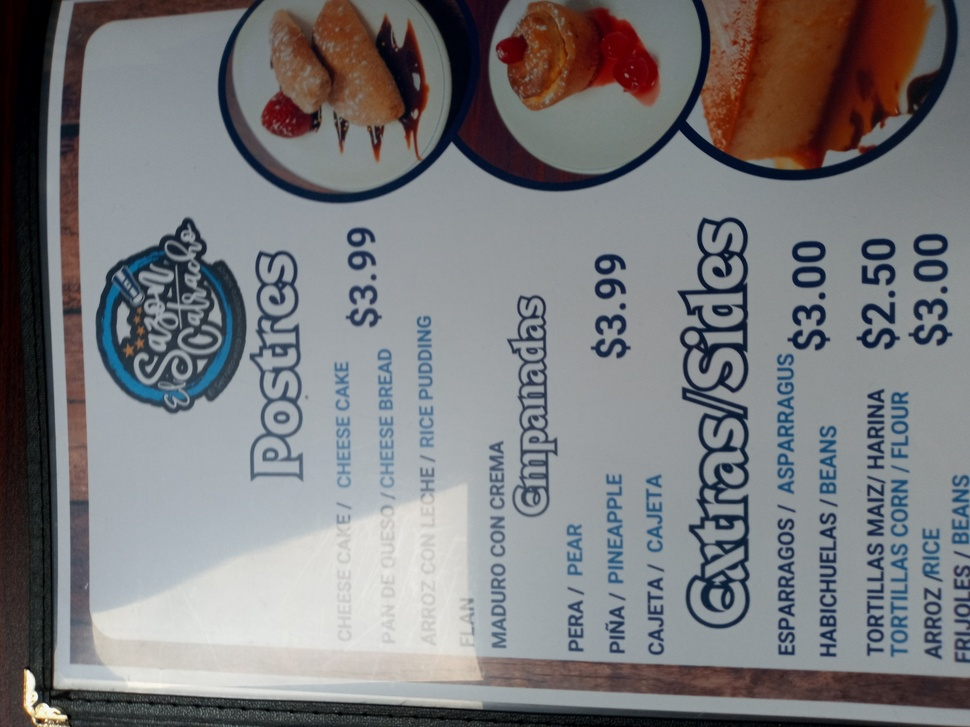
#> input picture cmd not vound/python_backend/examples/sabor-catracha/0.jpg, 970 x 727 px, shrunk from 4160 x 3120 before the run; its folder holds only this picture in this run
$ python smart_color.py
#> lines starting #> are read from the running program, lines starting #| are printed output that depends on the picture
### cmd not vound/python_backend/rgb_fox.py
# Import necessary libraries
import numpy as np
import matplotlib.pyplot as plt
from sklearn.cluster import KMeans
from sklearn.datasets import make_blobs
from PIL import Image, ImageDraw, ImageFont
from typing import Tuple, List

"""
`:,:`:,:`:,:`:,:`:,:`:,:`:,:`:,:`:,:`:,:`:,:`:,:`:,:`:,:`:,:`:,:`:,:`:,
`:,:`:,:`:,:`:,:`:,:`:,:`:,:`:,:`:,:`:,:`:,:`:,:`:,:`:,:`:,:`:,:`:,:`:,
`:,:`:,:`:,:`:,:`:,:`:,:`:,:`:,:`:,:`:,:`:,:`:,:`:,:`:,:`:,:`:,:`:,:`:,
`:,:`:,:`:,:`:,:`:,:`:,:`:,:`:,**:,:`:,:`:,:`:,:`:,:`:,:`:,:`:,:`:,:`:,
`:,:***:`:,:`:,:`:,:`:,:`:,*********`:,:`:,:`:,:`:,:`:,:`***`:,:`:,:`:,
`:,:***:`:,:`:,:`:,:`:,:`:************,:`:,:`:,:`:,:`:,:`***`:,:`:,:`:,
`:,:***:`:,:`:,:`:,:`:,:`*************,:`:,:`:,:`:,:`:,:`***`:,:`:,:`:,
`:,:`:,:`:,:`:,:`:,:`:,:`**************:`:,:`:,:`:,:`:,:`***`:,:`:,:`:,
`:,:`:,:`:,:`:,:`:,:`:,:*****:,**:*****:`:,:`:,:`:,:`:,:`***`:,:`:,:`:,
`:,:`:,:`:,:`:,:`:,:`:,:****`:,**:,****:`:,:`:,:`:,:`:,:`***`:,:`:,:`:,
`:,:***:`:,:`:,:`:,:`:,:****`:,**:,:`:,:`:,:`:,:`:,:`:,:`***`********:,
`:,:***:`:,:`:,:`:,:`:,:*****:,**:,:`:,:`:,:`:,:`:,:`:,:`*************,
`:,:***:`:,:`:,:`:,:`:,:`********:,:`:,:`:,:`:,:`:,:`:,:`**************
`:,:***:`:,:`:,:`:,:`:,:`*********,:`:,:`:,:`:,:`:,:`:,:`**************
`:,:***:`:,:`:,:`:,:`:,:`:**********`:,:`:,:`:,:`:,:`:,:`*****,:`:,****
`:,:***:`:,:`:,:`:,:`:,:`:,***********,:`:,:`:,:`:,:`:,:`****:,:`:,****
`:,:***:`:,:`:,:`:,:`:,:`:,:`**********:`:,:`:,:`:,:`:,:`****:,:`:,****
`:,:***:`:,:`:,:`:,:`:,:`:,:`:,********:`:,:`:,:`:,:`:,:`****:,:`:,****
`:,:***:`:,:`:,:`:,:`:,:`:,:`:,**:,*****`:,:`:,:`:,:`:,:`***`:,:`:,****
`:,:***:`:,:`:,:`:,:`:,:`:,:`:,**:,:****`:,:`:,:`:,:`:,:`***`:,:`:,****
`:,:***:`:,:`:,:`:,:`:,:****`:,**:,:****`:,:`:,:`:,:`:,:`***`:,:`:,****
`:,:***:`:,:`:,:`:,:`:,:****`:,**:,:****`:,:`:,:`:,:`:,:`***`:,:`:,****
`:,:***:`:,:`:,:`:,:`:,:*****:,**:,*****`:,:`:,:`:,:`:,:`***`:,:`:,****
`:,:***:`:,:`:,:`:,:`:,:***************:`:,:`:,:`:,:`:,:`***`:,:`:,****
`:,:***:`:,:`:,:`:,:`:,:`**************:`:,:`:,:`:,:`:,:`***`:,:`:,****
`:,:***:`:,:`:,:`:,:`:,:`:************,:`:,:`:,:`:,:`:,:`***`:,:`:,****
`:,:***:`:,:`:,:`:,:`:,:`:,**********:,:`:,:`:,:`:,:`:,:`***`:,:`:,****
`:,:***:`:,:`:,:`:,:`:,:`:,:`:,**:,:`:,:`:,:`:,:`:,:`:,:`:,:`:,:`:,:`:,
`:,****:`:,:`:,:`:,:`:,:`:,:`:,**:,:`:,:`:,:`:,:`:,:`:,:`:,:`:,:`:,:`:,
`:*****:`:,:`:,:`:,:`:,:`:,:`:,**:,:`:,:`:,:`:,:`:,:`:,:`:,:`:,:`:,:`:,
*******:`:,:`:,:`:,:`:,:`:,:`:,:`:,:`:,:`:,:`:,:`:,:`:,:`:,:`:,:`:,:`:,
*******:`:,:`:,:`:,:`:,:`:,:`:,:`:,:`:,:`:,:`:,:`:,:`:,:`:,:`:,:`:,:`:,
******,:`:,:`:,:`:,:`:,:`:,:`:,:`:,:`:,:`:,:`:,:`:,:`:,:`:,:`:,:`:,:`:,
`:,:`:,:`:,:`:,:`:,:`:,:`:,:`:,:`:,:`:,:`:,:`:,:`:,:`:,:`:,:`:,:`:,:`:,
`:,:`:,:`:,:`:,:`:,:`:,:`:,:`:,:`:,:`:,:`:,:`:,:`:,:`:,:`:,:`:,:`:,:`:,
`:,:`:,:`:,:`:,:`:,:`:,:`:,:`:,:`:,:`:,:`:,:`:,:`:,:`:,:`:,:`:,:`:,:`:,'
"""
from pri import nt

print = nt


def get_prominent_colors(image_path: str, colors: int) -> List[Tuple[int, int, int]]:
#> called with colors = 4
    px = []
    print("open")
    i = Image.open(image_path).convert("RGB")
#> i is the input picture: PIL image 970x727 RGB; mean R, G, B 122.5, 122.5, 124.9
    w, h = i.size
#> w = 970; h = 727
    print("pythonize")
    for y in range(h):
        for x in range(w):
            r, g, b = i.getpixel((x, y,))
            px.append((r, g, b,))
#> after the loop, px = 705190 items
    print("init kmeans")
    kmeans = KMeans(n_clusters=colors)
    print("fit")
    kmeans.fit(np.array(px))
    freeq = {}
    label_to_color = {}
    print("iter8 labels")
    for label, color in zip(kmeans.labels_, px):
        if not label_to_color.get(label):
            label_to_color.update({label: color})
        freeq.update({label: freeq.get(label, 0) + 1})
#> this loop made 705190 passes
#> color on passes 1 to 3: (9, 1, 0), (9, 1, 0), (8, 0, 0)
#> after the loop, freeq = {1: 166074, 3: 109414, 0: 355307, 2: 74395}; label_to_color = {1: (9, 1, 0), 3: (84, 79, 75), 0: (125, 129, 128), 2: (172, 181, 188)}
    print("freq updated. return")
    # Create list of tuples, sorted by the frequency of the color
    sorted_tup_list: List[Tuple[int, int, int]] = []
    for k_v in sorted(freeq.items(), key=lambda _kv: _kv[1]):
        print(k_v)
        color = map(int, label_to_color[k_v[0]])
        print(color)
        sorted_tup_list.append(tuple(color))
#> this loop made 4 passes
#> k_v on passes 1 to 4: (2, 74395), (3, 109414), (1, 166074), (0, 355307)
#> (printed output is left out)
#> after the loop, sorted_tup_list = [(172, 181, 188), (84, 79, 75), (9, 1, 0), (125, 129, 128)]
    # print(sorted_tup_list)
    return sorted_tup_list

### cmd not vound/python_backend/superwand.py
from PIL import Image, ImageDraw, ImageFont
from collections import Counter
import os, sys
from rgb_fox import get_prominent_colors

"""
`:,:`:,:`:,:`:,:`:,:`:,:`:,:`:,:`:,:`:,:`:,:`:,:`:,:`:,:`:,:`:,:`:,:`:,
`:,:`:,:`:,:`:,:`:,:`:,:`:,:`:,:`:,:`:,:`:,:`:,:`:,:`:,:`:,:`:,:`:,:`:,
`:,:`:,:`:,:`:,:`:,:`:,:`:,:`:,:`:,:`:,:`:,:`:,:`:,:`:,:`:,:`:,:`:,:`:,
`:,:`:,:`:,:`:,:`:,:`:,:`:,:`:,**:,:`:,:`:,:`:,:`:,:`:,:`:,:`:,:`:,:`:,
`:,:***:`:,:`:,:`:,:`:,:`:,*********`:,:`:,:`:,:`:,:`:,:`***`:,:`:,:`:,
`:,:***:`:,:`:,:`:,:`:,:`:************,:`:,:`:,:`:,:`:,:`***`:,:`:,:`:,
`:,:***:`:,:`:,:`:,:`:,:`*************,:`:,:`:,:`:,:`:,:`***`:,:`:,:`:,
`:,:`:,:`:,:`:,:`:,:`:,:`**************:`:,:`:,:`:,:`:,:`***`:,:`:,:`:,
`:,:`:,:`:,:`:,:`:,:`:,:*****:,**:*****:`:,:`:,:`:,:`:,:`***`:,:`:,:`:,
`:,:`:,:`:,:`:,:`:,:`:,:****`:,**:,****:`:,:`:,:`:,:`:,:`***`:,:`:,:`:,
`:,:***:`:,:`:,:`:,:`:,:****`:,**:,:`:,:`:,:`:,:`:,:`:,:`***`********:,
`:,:***:`:,:`:,:`:,:`:,:*****:,**:,:`:,:`:,:`:,:`:,:`:,:`*************,
`:,:***:`:,:`:,:`:,:`:,:`********:,:`:,:`:,:`:,:`:,:`:,:`**************
`:,:***:`:,:`:,:`:,:`:,:`*********,:`:,:`:,:`:,:`:,:`:,:`**************
`:,:***:`:,:`:,:`:,:`:,:`:**********`:,:`:,:`:,:`:,:`:,:`*****,:`:,****
`:,:***:`:,:`:,:`:,:`:,:`:,***********,:`:,:`:,:`:,:`:,:`****:,:`:,****
`:,:***:`:,:`:,:`:,:`:,:`:,:`**********:`:,:`:,:`:,:`:,:`****:,:`:,****
`:,:***:`:,:`:,:`:,:`:,:`:,:`:,********:`:,:`:,:`:,:`:,:`****:,:`:,****
`:,:***:`:,:`:,:`:,:`:,:`:,:`:,**:,*****`:,:`:,:`:,:`:,:`***`:,:`:,****
`:,:***:`:,:`:,:`:,:`:,:`:,:`:,**:,:****`:,:`:,:`:,:`:,:`***`:,:`:,****
`:,:***:`:,:`:,:`:,:`:,:****`:,**:,:****`:,:`:,:`:,:`:,:`***`:,:`:,****
`:,:***:`:,:`:,:`:,:`:,:****`:,**:,:****`:,:`:,:`:,:`:,:`***`:,:`:,****
`:,:***:`:,:`:,:`:,:`:,:*****:,**:,*****`:,:`:,:`:,:`:,:`***`:,:`:,****
`:,:***:`:,:`:,:`:,:`:,:***************:`:,:`:,:`:,:`:,:`***`:,:`:,****
`:,:***:`:,:`:,:`:,:`:,:`**************:`:,:`:,:`:,:`:,:`***`:,:`:,****
`:,:***:`:,:`:,:`:,:`:,:`:************,:`:,:`:,:`:,:`:,:`***`:,:`:,****
`:,:***:`:,:`:,:`:,:`:,:`:,**********:,:`:,:`:,:`:,:`:,:`***`:,:`:,****
`:,:***:`:,:`:,:`:,:`:,:`:,:`:,**:,:`:,:`:,:`:,:`:,:`:,:`:,:`:,:`:,:`:,
`:,****:`:,:`:,:`:,:`:,:`:,:`:,**:,:`:,:`:,:`:,:`:,:`:,:`:,:`:,:`:,:`:,
`:*****:`:,:`:,:`:,:`:,:`:,:`:,**:,:`:,:`:,:`:,:`:,:`:,:`:,:`:,:`:,:`:,
*******:`:,:`:,:`:,:`:,:`:,:`:,:`:,:`:,:`:,:`:,:`:,:`:,:`:,:`:,:`:,:`:,
*******:`:,:`:,:`:,:`:,:`:,:`:,:`:,:`:,:`:,:`:,:`:,:`:,:`:,:`:,:`:,:`:,
******,:`:,:`:,:`:,:`:,:`:,:`:,:`:,:`:,:`:,:`:,:`:,:`:,:`:,:`:,:`:,:`:,
`:,:`:,:`:,:`:,:`:,:`:,:`:,:`:,:`:,:`:,:`:,:`:,:`:,:`:,:`:,:`:,:`:,:`:,
`:,:`:,:`:,:`:,:`:,:`:,:`:,:`:,:`:,:`:,:`:,:`:,:`:,:`:,:`:,:`:,:`:,:`:,
`:,:`:,:`:,:`:,:`:,:`:,:`:,:`:,:`:,:`:,:`:,:`:,:`:,:`:,:`:,:`:,:`:,:`:,'
"""
from pri import nt

print = nt


def create_folder(folder_path):
    # Check if the folder exists
    if not os.path.exists(folder_path):
        # If it doesn't exist, create it
        os.makedirs(folder_path)
        print(f"Folder '{folder_path}' created successfully.")
    else:
        print(f"Folder '{folder_path}' already exists.")


# [10 lines left out: function get_prominent_colors_colorgram, not called in this run]


def make_theme_splash(ct, folder="themes_jpgs", colors=""):
    square_size, header_height = 32, 30

    # ct:= {str_theme1: [(r,g,b,), ...]}
    for t, t_colors in ct.items():
        # Calculate the width of the image
        print(t, t_colors)
        img_width = square_size * len(t_colors)

        # Create a new blank image with header
        img = Image.new(
            "RGB", (img_width, square_size + header_height), color=(255, 255, 255)
        )

        # Draw the header with centered text
        draw = ImageDraw.Draw(img)
        font = ImageFont.load_default()
        text_width, text_height = font.getlength(t), 12
        text_x = (img_width - text_width) // 2
        text_y = (header_height - text_height) // 2
        draw.text((text_x, text_y), t, fill=(0, 0, 0), font=font)

        # Draw squares with the specified colors
        draw = ImageDraw.Draw(img)
        for i, color in enumerate(t_colors):
            draw.rectangle(
                [
                    (i * square_size, header_height),
                    ((i + 1) * square_size, header_height + square_size),
                ],
                fill=color,
            )

        # Display the image
        if not os.path.exists(f"{folder}"):
            create_folder(folder)
        img.save(f"{folder}/{t}_color_map.jpg")


def counter_to_color_theme(ix, c):
    return {ix: list(c.keys())}


# [8 lines that do not run on import are left out]

### cmd not vound/python_backend/pri.py
from datetime import datetime as dt


def nt(*a, **t):
    print(f"[{str(dt.utcnow())}]:", *a, **t)

### cmd not vound/python_backend/smart_color.py
from collections import Counter
import os, sys
import rgb_fox as rgbf
from superwand import make_theme_splash

"""
`:,:`:,:`:,:`:,:`:,:`:,:`:,:`:,:`:,:`:,:`:,:`:,:`:,:`:,:`:,:`:,:`:,:`:,
`:,:`:,:`:,:`:,:`:,:`:,:`:,:`:,:`:,:`:,:`:,:`:,:`:,:`:,:`:,:`:,:`:,:`:,
`:,:`:,:`:,:`:,:`:,:`:,:`:,:`:,:`:,:`:,:`:,:`:,:`:,:`:,:`:,:`:,:`:,:`:,
`:,:`:,:`:,:`:,:`:,:`:,:`:,:`:,**:,:`:,:`:,:`:,:`:,:`:,:`:,:`:,:`:,:`:,
`:,:***:`:,:`:,:`:,:`:,:`:,*********`:,:`:,:`:,:`:,:`:,:`***`:,:`:,:`:,
`:,:***:`:,:`:,:`:,:`:,:`:************,:`:,:`:,:`:,:`:,:`***`:,:`:,:`:,
`:,:***:`:,:`:,:`:,:`:,:`*************,:`:,:`:,:`:,:`:,:`***`:,:`:,:`:,
`:,:`:,:`:,:`:,:`:,:`:,:`**************:`:,:`:,:`:,:`:,:`***`:,:`:,:`:,
`:,:`:,:`:,:`:,:`:,:`:,:*****:,**:*****:`:,:`:,:`:,:`:,:`***`:,:`:,:`:,
`:,:`:,:`:,:`:,:`:,:`:,:****`:,**:,****:`:,:`:,:`:,:`:,:`***`:,:`:,:`:,
`:,:***:`:,:`:,:`:,:`:,:****`:,**:,:`:,:`:,:`:,:`:,:`:,:`***`********:,
`:,:***:`:,:`:,:`:,:`:,:*****:,**:,:`:,:`:,:`:,:`:,:`:,:`*************,
`:,:***:`:,:`:,:`:,:`:,:`********:,:`:,:`:,:`:,:`:,:`:,:`**************
`:,:***:`:,:`:,:`:,:`:,:`*********,:`:,:`:,:`:,:`:,:`:,:`**************
`:,:***:`:,:`:,:`:,:`:,:`:**********`:,:`:,:`:,:`:,:`:,:`*****,:`:,****
`:,:***:`:,:`:,:`:,:`:,:`:,***********,:`:,:`:,:`:,:`:,:`****:,:`:,****
`:,:***:`:,:`:,:`:,:`:,:`:,:`**********:`:,:`:,:`:,:`:,:`****:,:`:,****
`:,:***:`:,:`:,:`:,:`:,:`:,:`:,********:`:,:`:,:`:,:`:,:`****:,:`:,****
`:,:***:`:,:`:,:`:,:`:,:`:,:`:,**:,*****`:,:`:,:`:,:`:,:`***`:,:`:,****
`:,:***:`:,:`:,:`:,:`:,:`:,:`:,**:,:****`:,:`:,:`:,:`:,:`***`:,:`:,****
`:,:***:`:,:`:,:`:,:`:,:****`:,**:,:****`:,:`:,:`:,:`:,:`***`:,:`:,****
`:,:***:`:,:`:,:`:,:`:,:****`:,**:,:****`:,:`:,:`:,:`:,:`***`:,:`:,****
`:,:***:`:,:`:,:`:,:`:,:*****:,**:,*****`:,:`:,:`:,:`:,:`***`:,:`:,****
`:,:***:`:,:`:,:`:,:`:,:***************:`:,:`:,:`:,:`:,:`***`:,:`:,****
`:,:***:`:,:`:,:`:,:`:,:`**************:`:,:`:,:`:,:`:,:`***`:,:`:,****
`:,:***:`:,:`:,:`:,:`:,:`:************,:`:,:`:,:`:,:`:,:`***`:,:`:,****
`:,:***:`:,:`:,:`:,:`:,:`:,**********:,:`:,:`:,:`:,:`:,:`***`:,:`:,****
`:,:***:`:,:`:,:`:,:`:,:`:,:`:,**:,:`:,:`:,:`:,:`:,:`:,:`:,:`:,:`:,:`:,
`:,****:`:,:`:,:`:,:`:,:`:,:`:,**:,:`:,:`:,:`:,:`:,:`:,:`:,:`:,:`:,:`:,
`:*****:`:,:`:,:`:,:`:,:`:,:`:,**:,:`:,:`:,:`:,:`:,:`:,:`:,:`:,:`:,:`:,
*******:`:,:`:,:`:,:`:,:`:,:`:,:`:,:`:,:`:,:`:,:`:,:`:,:`:,:`:,:`:,:`:,
*******:`:,:`:,:`:,:`:,:`:,:`:,:`:,:`:,:`:,:`:,:`:,:`:,:`:,:`:,:`:,:`:,
******,:`:,:`:,:`:,:`:,:`:,:`:,:`:,:`:,:`:,:`:,:`:,:`:,:`:,:`:,:`:,:`:,
`:,:`:,:`:,:`:,:`:,:`:,:`:,:`:,:`:,:`:,:`:,:`:,:`:,:`:,:`:,:`:,:`:,:`:,
`:,:`:,:`:,:`:,:`:,:`:,:`:,:`:,:`:,:`:,:`:,:`:,:`:,:`:,:`:,:`:,:`:,:`:,
`:,:`:,:`:,:`:,:`:,:`:,:`:,:`:,:`:,:`:,:`:,:`:,:`:,:`:,:`:,:`:,:`:,:`:,'
"""
from pri import nt

print = nt


class SmartColor:
    COLORS: int = 4

    def __init__(s, image_paths, colors: int = 4):
        s.color_counter = Counter()
        s.image_paths = image_paths
        s.colors = colors

    def identify(s, image_path):
        # Extract #number of colors from the image, default is 4, the number for themes
        # colors = extract(image_path, number_of_colors=s.colors)
        colors = rgbf.get_prominent_colors(image_path, s.colors)
#> colors has the same summary as sorted_tup_list in get_prominent_colors
        return Counter(colors)

    def global_colors(s):
        # Aggregate counters...
        if not getattr(s, "g_c", (run := False)):
            for image_path in s.image_paths:
                color_count = s.identify(image_path)
#> color_count = {(172, 181, 188): 1, (84, 79, 75): 1, (9, 1, 0): 1, (125, 129, 128): 1}
                print("counter for ", image_path, color_count)
                s.color_counter.update(color_count)
            s.g_c = [f[0] for f in s.color_counter.most_common(s.colors)]
#> s.g_c has the same summary as sorted_tup_list in get_prominent_colors
        return s.g_c


def premain(roo: str):
    # Provide the path to the menu image
    x = os.listdir(roo)
    ips = ["/".join((os.getcwd(), roo, y,)) for y in x]
    return ips


def main(*a, **k):
    colors = SmartColor.COLORS if not len(sys.argv) - 1 else sys.argv[1]
    ips = premain("examples/sabor-catracha")
    sm = SmartColor(ips, colors=colors)
    g_c = sm.global_colors()
#> g_c has the same summary as sorted_tup_list in get_prominent_colors
    print(g_c)
    print(sm.g_c)
    make_theme_splash(
        {
            ("Color_Wheel_")
            + str(i): [(15, 1, 0), (92, 89, 98), (65, 53, 57), (12, 0, 0)]
            for i in range(0, 4)
        },
        folder="ㅎㅎㅎ",
    )
#> the loop in make_theme_splash, `for t, t_colors in ct.items():` made 4 passes
#> pass 1, in make_theme_splash, `img.save(f"{folder}/{t}_color_map.jpg")`:
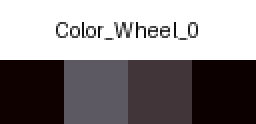
#> saved as Color_Wheel_0_color_map.jpg: PIL image 128x62 RGB (shown 2 times larger); mean R, G, B 142.2, 136.9, 138.5
#> pass 2, in make_theme_splash, `img.save(f"{folder}/{t}_color_map.jpg")`:
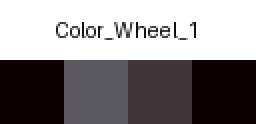
#> saved as Color_Wheel_1_color_map.jpg: PIL image 128x62 RGB (shown 2 times larger); mean R, G, B 142.4, 137.1, 138.7


if __name__ == "__main__":
    main()
